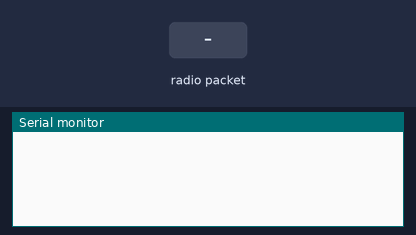
The sketch below on a simulated Arduino Uno, built with avr-gcc and run on an emulated ATmega328P. Parts: the last lines printed to the serial monitor. The test bench sets the inputs (shaded band). No radio packets arrive unless stated.

Above: at 1.2 s.
1.3 s: radio packet "1" arrives
At 2.5 s:
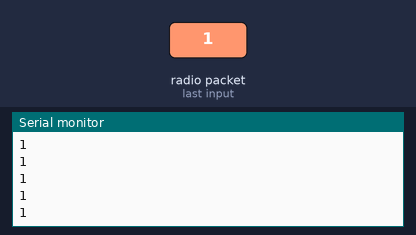
2.8 s: radio packet "0" arrives
At 3.6 s:
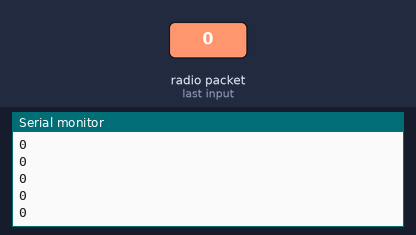
4.3 s: radio packet "2" arrives
At 4.8 s:
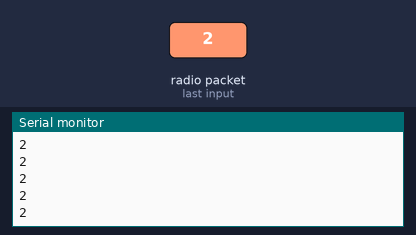
Timing chart, 0 to 7.3 s (numbered marks = the images above; inputs shaded):
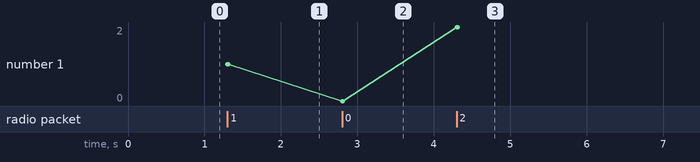

The sketch:

ricev.ino
```cpp
#include <nRF24L01.h>
#include <RF24.h>
#include <SPI.h>

RF24 radio(7,8);  //CE, CSN
const byte address[6] = "00001";
int i;

void setup() {
  Serial.begin(9600);
  radio.begin();
  radio.openReadingPipe(0, address);
  radio.setPALevel(RF24_PA_MIN);
  radio.startListening();

}

void loop() {
  if (radio.available()) {
    for(i = 0; i < 5; i++){
     char texti[32] = "";
     radio.read(&texti, sizeof(texti));
     Serial.println(texti);
    }
  }
}
```

Measured:
- after the input at 1.3 s, the serial monitor: prints a new line at once (image 1)
- after the input at 2.8 s, the serial monitor: prints a new line at once (image 2)
- after the input at 4.3 s, the serial monitor: prints a new line at once (image 3)
- plotted number 1: 1 → 0 after the input at 2.8 s, 0 → 2 after the input at 4.3 s
